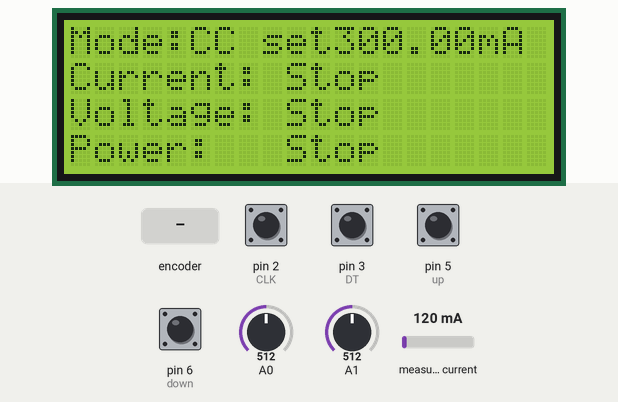
The sketch below on a simulated Arduino Uno, built with avr-gcc and run on an emulated ATmega328P. On the bench: 20×4 character LCD. Inputs (shaded band) come from the test bench; at power-on: pin 2 (CLK), pin 3 (DT) HIGH, pin 5 (up), pin 6 (down) LOW, A1 = 512, A0 = 512, measured current 120 mA. What the sketch prints to the serial monitor is not drawn.

Above: at 1.2 s.
1.3 s: A1 set to 122
At 2.3 s:
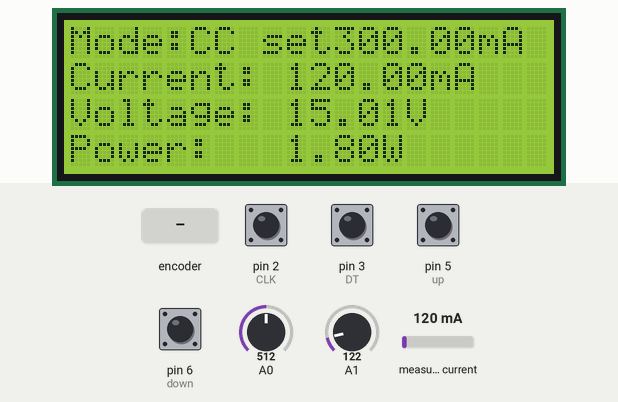
4.9 s: rotary encoder on pin 2 (CLK) / pin 3 (DT) turned 2 steps (second pin leading)
At 6.6 s:
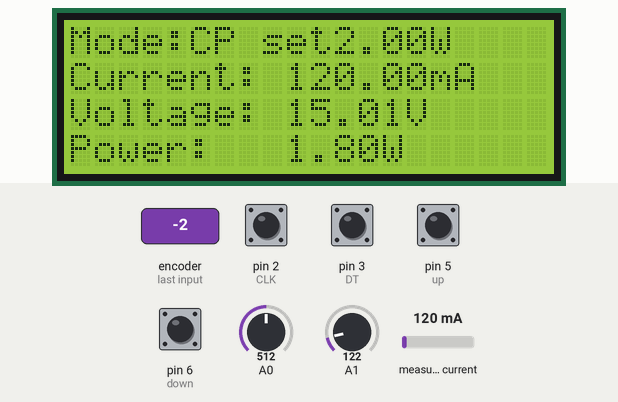
8.4 s: A0 set to 803
At 9.8 s:
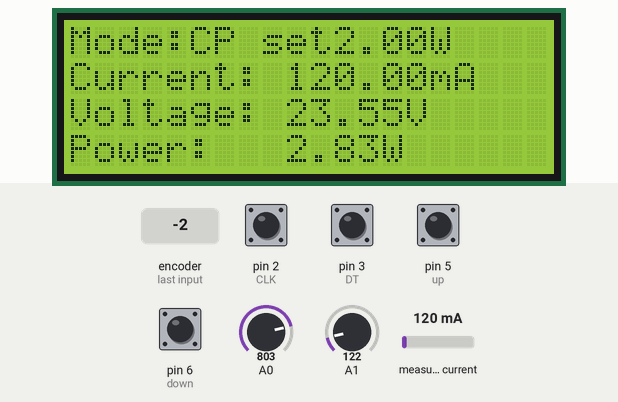
10.8 s: A0 set to 836
At 12.2 s:
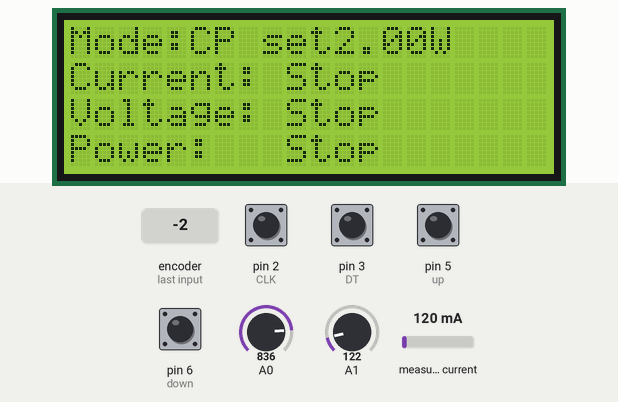
14.4 s: rotary encoder on pin 2 (CLK) / pin 3 (DT) turned 1 step (first pin leading)
At 15.3 s:
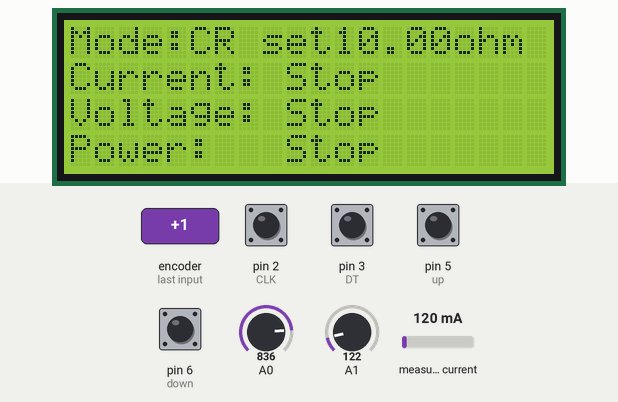
17.2 s: A0 set to 6
Timing chart, 0 to 20.2 s (numbered marks = the images above; inputs shaded):
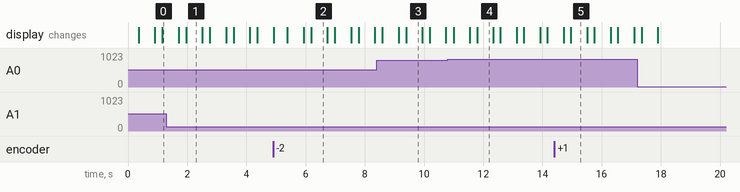

The sketch:

DC_load.ino
```cpp
#define MAX_CURRENT 2500     //mA
#define MAX_VOLTAGE 24       //V
#define MAX_POWER 60         //W
#define MAX_TEMPERATURE 100  //도

#include <Wire.h>

//LCD
#include <LiquidCrystal_I2C.h>
LiquidCrystal_I2C lcd(0x27, 20, 4);

// Current sensor
#include <Adafruit_INA219.h>
#define I2C_ADDRESS 0x40
Adafruit_INA219 ina219;

// Digital to Analog Convertor
#include <Adafruit_MCP4725.h>
Adafruit_MCP4725 dac;
#define DAC_RESOLUTION (9)

// Actual
double ActualCurrent;
double ActualPower;
double ActualResistance;
double ActualTemperature;
double loadVoltage;
double Perr;

// setting variables
#define up 5
#define down 6
double setCurrent = 300;    // mA
double setResistance = 10;  // ohm
double setPower = 2;        // W

// Control variables
double error;
double dac_Vref = 100;

// ratary encoder
#define CLK 2  // 2번핀을 CLK로 지정
#define DT 3   // 3번핀을 DT로 지정
#define SW 4   // 4번핀을 스위치핀으로 지정


String Modes[] = { "CC", "CP", "CR" };  //used to identify which mode
int modeIndex = 0;
double setVariables[] = { setCurrent, setPower, setResistance };
int setVariableIndex = 0;
String setTypes[] = { "mA", "W", "ohm" };  //selects either mA, W or ohm
int setTypeIndex = 0;

int currentStateCLK;                // CLK의 현재 신호상태 저장용 변수
int lastStateCLK;                   // 직전 CLK의 신호상태 저장용 변수
unsigned long lastButtonPress = 0;  // 버튼 눌림 상태 확인용 변수
int buttoncounter = 0;

// 모드변경 인터럽트 발생 시
void updateEncoder();

void setup() {
  // 엔코더의 핀들을 입력으로 설정
  pinMode(CLK, INPUT);
  pinMode(DT, INPUT);
  pinMode(SW, INPUT_PULLUP);  // 스위치핀은 내부 풀업저항 사용

  // 세팅값 조절핀
  pinMode(up, INPUT);
  pinMode(down, INPUT);

  Serial.begin(9600);
  Wire.begin();

  lastStateCLK = digitalRead(CLK);  // CLK핀 현재상태 확인

  //외부 인터럽트 등록, 핀의 상태가 변할 때(HIGH에서 LOW 또는 LOW에서 HIGH) 마다 updateEncoder함수가 실행됨.
  // 인터럽트 0번은 2번핀과 연결되어 있고 1번은 3번 핀과 연결되어 있음
  attachInterrupt(0, updateEncoder, CHANGE);
  attachInterrupt(1, updateEncoder, CHANGE);

  // ina219
  if (!ina219.begin()) {
    Serial.println("Failed to find INA219 chip");
    while (1) { delay(10); }
  }
  ina219.setCalibration_32V_2A();

  // DAC
  dac.begin(0x60);
  if (!dac.begin(0x60)) {
    Serial.println("Couldn't find MCP4725!");
    while (1)
      ;
  }

  // LCD
  lcd.begin(20, 4);
  lcd.backlight();
}

void loop() {
  lcd.clear();
  lcd.setCursor(0, 0);
  lcd.print("Mode:");
  lcd.setCursor(8, 0);
  lcd.print("set");
  lcd.setCursor(0, 1);
  lcd.print("Current: ");
  lcd.setCursor(0, 2);
  lcd.print("Voltage: ");
  lcd.setCursor(0, 3);
  lcd.print("Power: ");
  lcd.setCursor(5, 0);
  lcd.print(Modes[modeIndex]);
  lcd.setCursor(11, 0);
  lcd.print(setVariables[setVariableIndex] + setTypes[setTypeIndex]);

  // varaibles
  double sensorValue = analogRead(A0);
  loadVoltage = 6 * sensorValue * (5.0 / 1023.0);
  ActualCurrent = ina219.getCurrent_mA();
  ActualPower = loadVoltage * (ActualCurrent / 1000);
  ActualTemperature = analogRead(A1) * (5.0 / 1023.0) * 100.0;

  int upvalue = digitalRead(up);
  int downvalue = digitalRead(down);

  // V_reference input
  dac.setVoltage(dac_Vref, false);

  Serial.print("Current:       ");
  Serial.print(ActualCurrent);
  Serial.println(" mA");
  Serial.print("Voltage:       ");
  Serial.print(loadVoltage);
  Serial.println(" V");
  Serial.print("Power:       ");
  Serial.print(ActualPower);
  Serial.println(" W");
  Serial.print("Load:       ");
  Serial.print(loadVoltage / (ActualCurrent / 1000));
  Serial.println(" ohm");
  Serial.print("Temperature:       ");
  Serial.print(ActualTemperature);
  Serial.println(" 도");
  Serial.print("Control -> dac_Vref:         ");
  Serial.println(dac_Vref);
  Serial.print("setCurrent:  ");
  Serial.println(String(setCurrent) + "mA");
  Serial.print("setPower:  ");
  Serial.println(String(setPower) + "W");
  Serial.print("setResistance:  ");
  Serial.println(String(setResistance) + "ohm");
  Serial.println("------------------------------------------");

  //그래프
  Serial.print(setCurrent);
  Serial.print(',');
  Serial.println(ActualCurrent);


  // load check
  if (loadVoltage > 1) {
    // CC mode
    if (Modes[modeIndex] == "CC") {
      if (ActualCurrent <= MAX_CURRENT && loadVoltage <= MAX_VOLTAGE && ActualPower <= MAX_POWER && ActualTemperature <= MAX_TEMPERATURE) {
        if (upvalue == HIGH) {
          if (setCurrent < 2000) {
            setCurrent = setCurrent + 50;
            lcd.setCursor(11, 0);
            lcd.print(setCurrent);
            lcd.print(setTypes[setTypeIndex]);
          }
        } else if (downvalue == HIGH) {
          if (setCurrent > 50) {
            setCurrent = setCurrent - 50;
            lcd.setCursor(11, 0);
            lcd.print(setCurrent);
            lcd.print(setTypes[setTypeIndex]);
          }
        }
        setVariables[setVariableIndex] = setCurrent;
        if (ActualCurrent < setCurrent || ActualCurrent > setCurrent) {
          Perr = (setCurrent - ActualCurrent) / setCurrent;
          if (Perr > 1) {
            Perr = 1;
          } else if (Perr < -1) {
            Perr = -1;
          }
          if (abs(Perr) > 0.01) {
            if (dac_Vref < 10) {
              dac_Vref += 100;
            }
            dac_Vref = dac_Vref * (1 + Perr / 2) + 1;
          }
          if (dac_Vref > 4095) {
            dac_Vref = 4095;
          } else if (dac_Vref < 0) {
            dac_Vref = 0;
          }
        }
        lcd.setCursor(9, 1);
        lcd.print(String(ActualCurrent) + "mA");
        lcd.setCursor(9, 2);
        lcd.print(String(loadVoltage) + "V");
        lcd.setCursor(9, 3);
        lcd.print(String(ActualPower) + "W");
      } else {
        dac_Vref = 0;
        lcd.setCursor(9, 1);
        lcd.print("Stop");
        lcd.setCursor(9, 2);
        lcd.print("Stop");
        lcd.setCursor(9, 3);
        lcd.print("Stop");
      }
    }
    // CR mode
    if (Modes[modeIndex] == "CR") {
      ActualResistance = loadVoltage / (ActualCurrent / 1000);  //ohm

      if (ActualCurrent <= MAX_CURRENT && loadVoltage <= MAX_VOLTAGE && ActualPower <= MAX_POWER && ActualTemperature <= MAX_TEMPERATURE) {
        if (upvalue == HIGH) {
          setResistance += 0.5;
          lcd.setCursor(11, 0);
          lcd.print(setResistance);
          lcd.print(setTypes[setTypeIndex]);
        } else if (downvalue == HIGH) {
          if (setResistance > 2) {
            setResistance -= 0.5;
            lcd.setCursor(11, 0);
            lcd.print(setResistance);
            lcd.print(setTypes[setTypeIndex]);
          }
        }
        setVariables[setVariableIndex] = setResistance;

        if (ActualResistance > setResistance || ActualResistance < setResistance) {
          Perr = (setResistance - ActualResistance) / setResistance;
          if (Perr > 1) {
            Perr = 1;
          } else if (Perr < -1) {
            Perr = -1;
          }

          if (abs(Perr) > 0.05) {
            if (dac_Vref < 10) {
              dac_Vref += 100;
            }
            dac_Vref = dac_Vref * (1 - Perr / 2) + 1;
          }
          if (dac_Vref > 4095) {
            dac_Vref = 4095;
          }
        }
        lcd.setCursor(9, 1);
        lcd.print(String(ActualCurrent) + "mA");
        lcd.setCursor(9, 2);
        lcd.print(String(loadVoltage) + "V");
        lcd.setCursor(9, 3);
        lcd.print(String(ActualPower) + "W");
      } else {
        dac_Vref = 0;
        lcd.setCursor(9, 1);
        lcd.print("Stop");
        lcd.setCursor(9, 2);
        lcd.print("Stop");
        lcd.setCursor(9, 3);
        lcd.print("Stop");
      }
    }
    // CP mode
    if (Modes[modeIndex] == "CP") {
      ActualPower = loadVoltage * (ActualCurrent / 1000);  //W

      if (ActualCurrent <= MAX_CURRENT && loadVoltage <= MAX_VOLTAGE && ActualPower <= MAX_POWER && ActualTemperature <= MAX_TEMPERATURE) {
        if (upvalue == HIGH) {
          if (setPower < 16) {
            setPower += 0.5;
            lcd.setCursor(11, 0);
            lcd.print(setPower);
            lcd.print(setTypes[setTypeIndex]);
          }
        } else if (downvalue == HIGH) {
          if (setPower >= 0.5) {
            setPower -= 0.5;
            lcd.setCursor(11, 0);
            lcd.print(setPower);
            lcd.print(setTypes[setTypeIndex]);
          }
        }
        setVariables[setVariableIndex] = setPower;

        if (ActualPower < setPower || ActualPower > setPower) {
          Perr = (setPower - ActualPower) / setPower;
          if (Perr > 1) {
            Perr = 1;
          } else if (Perr < -1) {
            Perr = -1;
          }

          if (abs(Perr) > 0.05) {
            if (dac_Vref < 10) {
              dac_Vref += 100;
            }
            dac_Vref = dac_Vref * (1 + Perr / 2) + 1;
          }
          if (dac_Vref > 4095) {
            dac_Vref = 4095;
          }
        }
        lcd.setCursor(9, 1);
        lcd.print(String(ActualCurrent) + "mA");
        lcd.setCursor(9, 2);
        lcd.print(String(loadVoltage) + "V");
        lcd.setCursor(9, 3);
        lcd.print(String(ActualPower) + "W");
      } else {
        dac_Vref = 0;
        lcd.setCursor(9, 1);
        lcd.print("Stop");
        lcd.setCursor(9, 2);
        lcd.print("Stop");
        lcd.setCursor(9, 3);
        lcd.print("Stop");
      }
    }
  } else {
    dac_Vref = 0;
  }

  delay(500);
}

void updateEncoder() {
  // CLK의 현재 상태를 읽어서
  currentStateCLK = digitalRead(CLK);

  // CLK핀의 신호가 바뀌었고(즉, 로터리엔코더의 회전이 발생했했고), 그 상태가 HIGH이면(최소 회전단위의 회전이 발생했다면)
  if (currentStateCLK != lastStateCLK && currentStateCLK == 1) {
    // DT핀의 신호를 확인해서 엔코더의 회전 방향을 확인함.
    if (digitalRead(DT) != currentStateCLK) {             // 신호가 다르다면 시계방향 회전
      modeIndex = (modeIndex + 1) % 3;                    // mode 변경 (순환)
      setVariableIndex = (setVariableIndex + 1) % 3;      // setVariables 변경(순환)
      setTypeIndex = (setTypeIndex + 1) % 3;              // setType 변경(순환)
    } else {                                              // 신호가 같다면 반시계방향 회전
      modeIndex = (modeIndex - 1 + 3) % 3;                // mode 변경 (순환)
      setVariableIndex = (setVariableIndex - 1 + 3) % 3;  // setVariables 변경(순환)
      setTypeIndex = (setTypeIndex - 1 + 3) % 3;          // setType 변경(순환)
    }
  }
  // 마지막 상태 변수 저장
  lastStateCLK = currentStateCLK;

  Serial.print("Mode: ");
  Serial.println(Modes[modeIndex]);
  Serial.println("**********************");
}


/*
double K = 2; // 보정계수

// PID constants -> tuning
double kp = 10;
double ki = 1;
double kd = 10;

unsigned long currentTime, previousTime;
double elapsedTime;
double lastError;
double input, output;
double setPoint = 1;
double cumError, rateError;
double dac_ref = 100;

double computePID(double inp)
{
  currentTime = millis();  // get current time
  elapsedTime = (double)(currentTime - previousTime);  // coupute time elasped from previous computation

  error = setPoint - inp; // determine error
  cumError += error * elapsedTime; // compute integral
  rateError = (error - lastError)/elapsedTime; // compute derivative

  double out = kp*error + ki*cumError + kd*rateError; // PID output
  dac_ref = out;

  lastError = error;  // remember current error
  previousTime = currentTime; // remember current time

  return out;
}*/

/*if(error > setCurrent*0.8)
          {
            if(setCurrent > ActualCurrent)
            {
              dac_Vref = dac_Vref + 75;
            }
            else if(setCurrent < ActualCurrent)
            {
              dac_Vref = dac_Vref - 75;
            }
          }
          else if(error > setCurrent*0.6)
          {
            if(setCurrent > ActualCurrent)
            {
              dac_Vref = dac_Vref + 60;
            }
            else if(setCurrent < ActualCurrent)
            {
              dac_Vref = dac_Vref - 60;
            }
          }
          else if(error > setCurrent*0.4)
          {
            if(setCurrent > ActualCurrent)
            {
              dac_Vref = dac_Vref +40;
            }
            else if(setCurrent < ActualCurrent)
            {
              dac_Vref = dac_Vref - 40;
            }
          }
          else if(error > setCurrent*0.3)
          {
            if(setCurrent > ActualCurrent)
            {
              dac_Vref = dac_Vref + 25;
            }
            else if(setCurrent < ActualCurrent)
            {
              dac_Vref = dac_Vref - 25;
            }
          }
          else if(error > setCurrent*0.2)
          {
            if(setCurrent > ActualCurrent)
            {
              dac_Vref = dac_Vref + 20;
            }
            else if(setCurrent < ActualCurrent)
            {
              dac_Vref = dac_Vref - 20;
            }
          }
          else if(error > setCurrent*0.1)
          {
            if(setCurrent > ActualCurrent)
            {
              dac_Vref = dac_Vref + 15;
            }
            else if(setCurrent < ActualCurrent)
            {
              dac_Vref = dac_Vref - 15;
            }
          }
          else if(error > setCurrent*0.05)
          {
            if(setCurrent > ActualCurrent)
            {
              dac_Vref = dac_Vref + 10;
            }
            else if(setCurrent < ActualCurrent)
            {
              dac_Vref = dac_Vref - 10;
            }
          }
          else if(error > setCurrent*0.01)
          {
            if(setCurrent > ActualCurrent)
            {
              dac_Vref = dac_Vref + 5;
            }
            else if(setCurrent < ActualCurrent)
            {
              dac_Vref = dac_Vref - 5;
            }
          }*/

/*if(error > setResistance*0.8)
          {
            if(setResistance > ActualResistance)
            {
              dac_Vref = dac_Vref - 75;
            }
            if(setResistance < ActualResistance)
            {
              dac_Vref = dac_Vref + 75;
            }
          }
          else if(error > setResistance*0.6)
          {
            if(setResistance > ActualResistance)
            {
              dac_Vref = dac_Vref - 60;
            }
            if(setResistance < ActualResistance)
            {
              dac_Vref = dac_Vref + 60;
            }
          }
          else if(error > setResistance*0.4)
          {
            if(setResistance > ActualResistance)
            {
              dac_Vref = dac_Vref - 40;
            }
            if(setResistance < ActualResistance)
            {
              dac_Vref = dac_Vref + 40;
            }
          }
          else if(error > setResistance*0.3)
          {
            if(setResistance > ActualResistance)
            {
              dac_Vref = dac_Vref - 25;
            }
            if(setResistance < ActualResistance)
            {
              dac_Vref = dac_Vref + 25;
            }
          }
          else if(error > setResistance*0.2)
          {
            if(setResistance > ActualResistance)
            {
              dac_Vref = dac_Vref - 20;
            }
            if(setResistance < ActualResistance)
            {
              dac_Vref = dac_Vref + 20;
            }
          }
          else if(error > setResistance*0.1)
          {
            if(setResistance > ActualResistance)
            {
              dac_Vref = dac_Vref - 15;
            }
            if(setResistance < ActualResistance)
            {
              dac_Vref = dac_Vref + 15;
            }
          }
          else if(error > setResistance*0.05)
          {
            if(setResistance > ActualResistance)
            {
              dac_Vref = dac_Vref - 10;
            }
            if(setResistance < ActualResistance)
            {
              dac_Vref = dac_Vref + 10;
            }
          }
          else if(error > setResistance*0.01)
          {
            if(setResistance > ActualResistance)
            {
              dac_Vref = dac_Vref - 5;
            }
            if(setResistance < ActualResistance)
            {
              dac_Vref = dac_Vref + 5;
            }
          }*/

/*if(error > setPower*0.8)
          {
            if(setPower > ActualPower)
            {
              dac_Vref = dac_Vref + 75;
            }
            if(setPower < ActualPower)
            {
              dac_Vref = dac_Vref - 75;
            }
          }
          else if(error > setPower*0.6)
          {
            if(setPower > ActualPower)
            {
              dac_Vref = dac_Vref + 60;
            }
            if(setPower < ActualPower)
            {
              dac_Vref = dac_Vref - 60;
            }
          }
          else if(error > setPower*0.4)
          {
            if(setPower > ActualPower)
            {
              dac_Vref = dac_Vref + 40;
            }
            if(setPower < ActualPower)
            {
              dac_Vref = dac_Vref - 40;
            }
          }
          else if(error > setPower*0.3)
          {
            if(setPower > ActualPower)
            {
              dac_Vref = dac_Vref + 25;
            }
            if(setPower < ActualPower)
            {
              dac_Vref = dac_Vref - 25;
            }
          }
          else if(error > setPower*0.2)
          {
            if(setPower > ActualPower)
            {
              dac_Vref = dac_Vref + 20;
            }
            if(setPower < ActualPower)
            {
              dac_Vref = dac_Vref - 20;
            }
          }
          else if(error > setPower*0.1)
          {
            if(setPower > ActualPower)
            {
              dac_Vref = dac_Vref + 15;
            }
            if(setPower < ActualPower)
            {
              dac_Vref = dac_Vref - 15;
            }
          }
          else if(error > setPower*0.05)
          {
            if(setPower > ActualPower)
            {
              dac_Vref = dac_Vref + 10;
            }
            if(setPower < ActualPower)
            {
              dac_Vref = dac_Vref - 10;
            }
          }
          else if(error > setPower*0.01)
          {
            if(setPower > ActualPower)
            {
              dac_Vref = dac_Vref + 5;
            }
            if(setPower < ActualPower)
            {
              dac_Vref = dac_Vref - 5;
            }
          }*/

/*
          if(ActualCurrent < setCurrent || ActualCurrent > setCurrent)
          {
            Perr = (setCurrent - ActualCurrent)/ActualCurrent;
            if(Perr > 1)
            {
              Perr = 1;

            }
            else if (Perr < -1)
            {
              Perr = -1;
            }

            if(abs(Perr) > 0.01)
            {
              if(dac_Vref < 10)
              {
                dac_Vref += 100;
              }
              dac_Vref = dac_Vref * (1 + Perr / 2)+1;
            }
          }*/
```

Measured:
- the behaviour switches between 818 and 819 on A0 (found by bisection; images 3 and 4)
- after the input at 1.3 s, the display: first differs from a run without the input after 0.66 s (image 1)
- after the input at 8.4 s, the display: first differs from a run without the input after 0.99 s (image 3)
- after the input at 10.8 s, the display: first differs from a run without the input after 0.99 s (image 4)
- after the input at 14.4 s, the display: first changes after 0.31 s (image 5 shows a later state)
- what the display in image 1 shows lasts 0.5 s, from 2.0 s to 2.5 s
